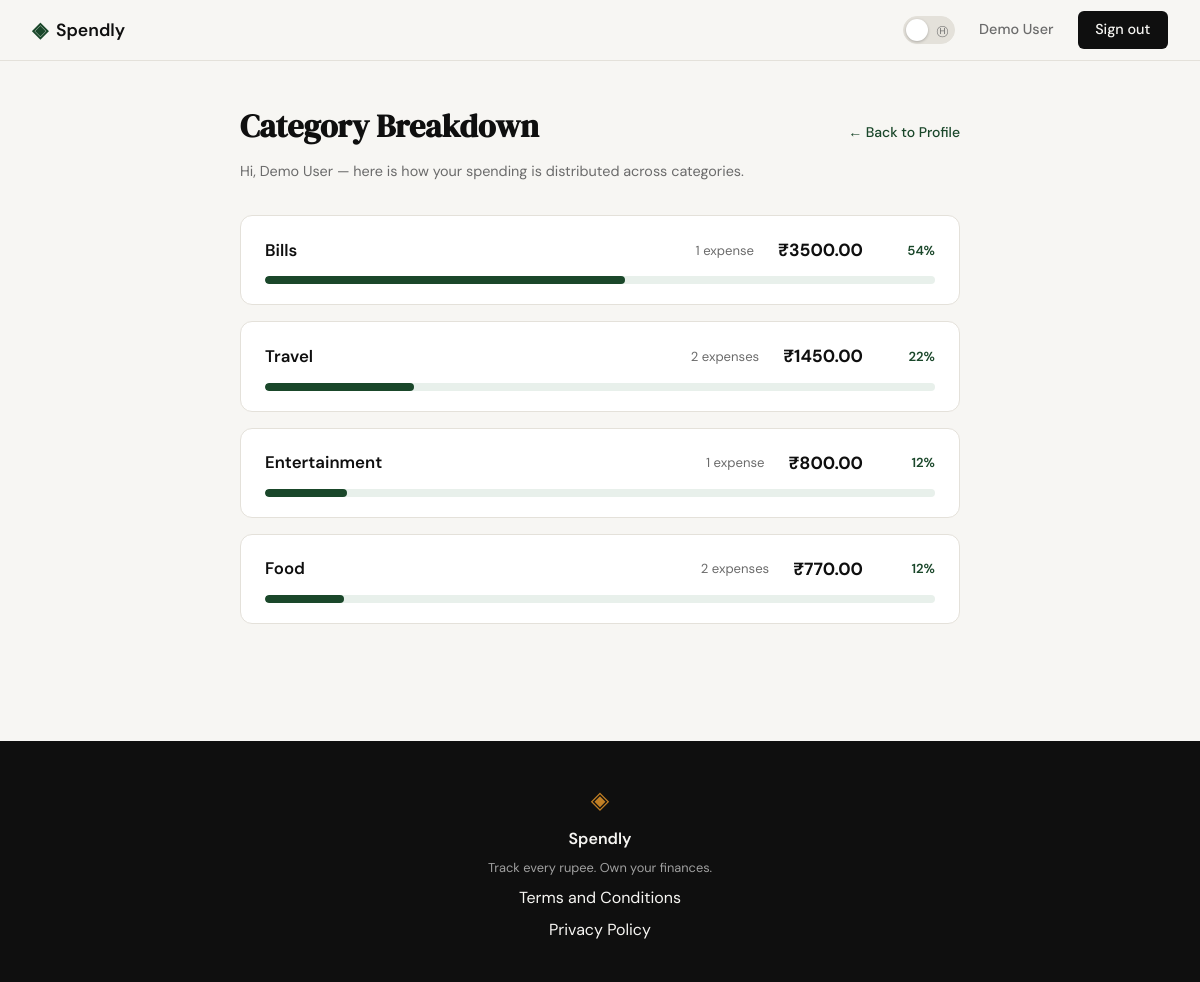
The page /profile/categories (signed in) on the database its author committed.
### tables this page shows
CREATE TABLE categories (
            id         INTEGER PRIMARY KEY AUTOINCREMENT,
            user_id    INTEGER NOT NULL REFERENCES users(id) ON DELETE CASCADE,
            name       TEXT    NOT NULL,
            created_at TIMESTAMP DEFAULT CURRENT_TIMESTAMP
        );

### app.py (the view)
@app.route("/profile/categories")
@login_required
def category_breakdown():
    conn = get_db()
    try:
        categories = conn.execute(
            """
            SELECT c.name,
                   COUNT(e.id)                      AS count,
                   COALESCE(SUM(e.amount), 0)       AS total
            FROM categories c
            LEFT JOIN expenses e ON e.category_id = c.id AND e.user_id = ?
            WHERE c.user_id = ?
            GROUP BY c.id
            ORDER BY total DESC
            """,
            (session["user_id"], session["user_id"])
        ).fetchall()
        grand_total = conn.execute(
            "SELECT COALESCE(SUM(amount), 0) AS total FROM expenses WHERE user_id = ?",
            (session["user_id"],)
        ).fetchone()
    finally:
        conn.close()
    return render_template("categories.html", categories=categories, grand_total=grand_total["total"], user_name=session["user_name"])

### app.py (called while the page is built)
def login_required(f):
    @wraps(f)
    def decorated(*args, **kwargs):
        if "user_id" not in session:
            flash("Please sign in to continue.", "error")
            return redirect(url_for("login"))
        return f(*args, **kwargs)
    return decorated

### database/db.py (called while the page is built)
def get_db():
    conn = sqlite3.connect(DATABASE)
    conn.row_factory = sqlite3.Row
    conn.execute("PRAGMA foreign_keys = ON")
    return conn

### templates/categories.html (shortened to what this page needs)
{% extends "base.html" %}
{% block content %}
<div class="cat-page">
    <div class="cat-header">
        <h1 class="cat-title">Category Breakdown</h1>
        <a href="{{ url_for('profile') }}" class="back-link">&larr; Back to Profile</a>
    </div>
    <p class="cat-subtitle">Hi, {{ user_name }} — here is how your spending is distributed across categories.</p>
    {% set has_expenses = categories | selectattr('count', 'gt', 0) | list | length > 0 %}
    {% if not has_expenses %}
        <div class="cat-empty">
            <span class="cat-empty-icon">&#128184;</span>
            <h2 class="cat-empty-heading">No expenses recorded yet</h2>
            <p class="cat-empty-text">Once you add some expenses, your category breakdown will appear here.</p>
        </div>
    {% else %}
        <div class="cat-list">
            {% for cat in categories %}
            <div class="cat-card">
                <div class="cat-card-top">
                    <span class="cat-name">{{ cat['name'] }}</span>
                    <div class="cat-meta">
                        <span class="cat-count">{{ cat['count'] }} expense{{ 's' if cat['count'] != 1 else '' }}</span>
                        <span class="cat-amount">&#8377;{{ "%.2f"|format(cat['total']) }}</span>
                        <span class="cat-pct">
                            {% if grand_total > 0 %}
                                {{ "%.0f"|format(cat['total'] / grand_total * 100) }}%
                            {% else %}
                                0%
                            {% endif %}
                        </span>
                    </div>
                </div>
                <div class="bar-track">
                    <div class="bar-fill" style="width: {% if grand_total > 0 %}{{ "%.2f"|format(cat['total'] / grand_total * 100) }}%{% else %}0%{% endif %};"></div>
                </div>
            </div>
            {% endfor %}
        </div>
    {% endif %}
</div>
{% endblock %}

### static/css/style.css (style rules this page uses)
:root { --ink: #0f0f0f; --ink-soft: #2d2d2d; --ink-muted: #6b6b6b; --ink-faint: #a0a0a0; --paper: #f7f6f3; --paper-warm: #f0ede6; --paper-card: #ffffff; --accent: #1a472a; --accent-light: #e8f0eb; --accent-2: #c17f24; --accent-2-light: #fdf3e3; --danger: #c0392b; --danger-light: #fdecea; --border: #e4e1da; --border-soft: #eeebe4; --font-display: 'DM Serif Display', Georgia, serif; --font-body: 'DM Sans', system-ui, sans-serif; --max-width: 1200px; --auth-width: 440px; --radius-sm: 6px; --radius-md: 12px; --radius-lg: 20px; }
*, *::before, *::after { box-sizing: border-box; margin: 0; padding: 0; }
html { font-size: 16px; scroll-behavior: smooth; }
body { background: var(--paper); color: var(--ink); font-family: var(--font-body); font-size: 1rem; line-height: 1.6; -webkit-font-smoothing: antialiased; }
a { color: inherit; text-decoration: none; }

### templates/categories.html (style rules this page uses)
.cat-page { max-width: 760px; margin: 2.5rem auto; padding: 0 1.25rem; font-family: var(--font-body); }
.cat-header { display: flex; align-items: baseline; justify-content: space-between; flex-wrap: wrap; gap: 0.75rem; margin-bottom: 0.5rem; }
.cat-title { font-family: var(--font-display); font-size: 2rem; color: var(--ink); margin: 0; }
.cat-subtitle { font-size: 0.9rem; color: var(--ink-muted); margin: 0 0 2rem; }
.back-link { font-size: 0.875rem; color: var(--accent); text-decoration: none; font-weight: 500; }
.cat-list { display: flex; flex-direction: column; gap: 1rem; }
.cat-card { background: var(--paper-card); border: 1px solid var(--border); border-radius: var(--radius-md); padding: 1.25rem 1.5rem; }
.cat-card-top { display: flex; align-items: center; justify-content: space-between; flex-wrap: wrap; gap: 0.5rem; margin-bottom: 0.75rem; }
.cat-name { font-size: 1.05rem; font-weight: 600; color: var(--ink); }
.cat-meta { display: flex; align-items: center; gap: 1.5rem; flex-wrap: wrap; }
.cat-amount { font-size: 1.1rem; font-weight: 700; color: var(--ink); }
.cat-count { font-size: 0.82rem; color: var(--ink-muted); }
.cat-pct { font-size: 0.82rem; font-weight: 600; color: var(--accent); min-width: 3rem; text-align: right; }
.bar-track { width: 100%; height: 8px; background: var(--accent-light); border-radius: var(--radius-lg); overflow: hidden; }
.bar-fill { height: 100%; background: var(--accent); border-radius: var(--radius-lg); transition: width 0.3s ease; min-width: 0; }

### rows shown on the page
categories: name "Bills", count "1", total "3500.00", cat "54", {{ "%.2f"|format(cat['total'] / grand_total * 100) }} 53.68 (drawn)
categories: name "Travel", count "2", count "s", total "1450.00", cat "22", {{ "%.2f"|format(cat['total'] / grand_total * 100) }} 22.24 (drawn)
categories: name "Entertainment", count "1", total "800.00", cat "12", {{ "%.2f"|format(cat['total'] / grand_total * 100) }} 12.27 (drawn)
categories: name "Food", count "2", count "s", total "770.00", cat "12", {{ "%.2f"|format(cat['total'] / grand_total * 100) }} 11.81 (drawn)

### other values the page prints
{{ session['user_name'] }} "Demo User"
{{ user_name }} "Demo User"
